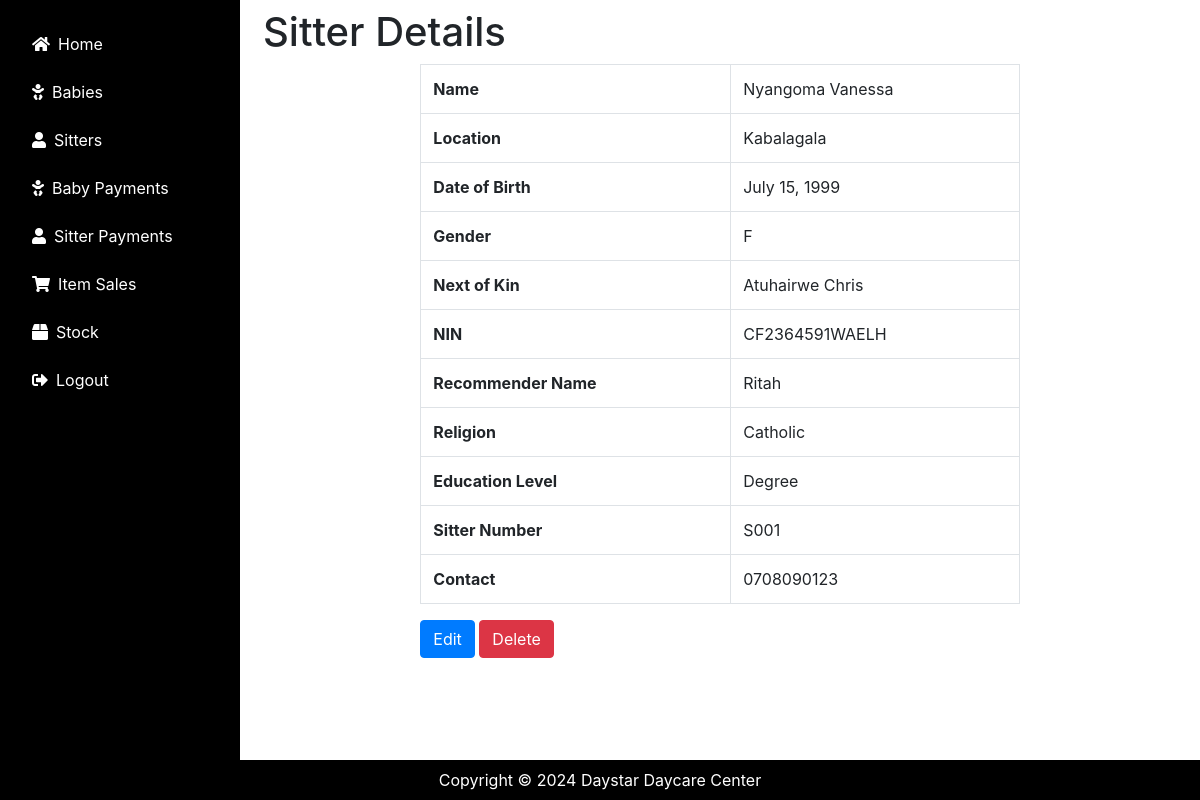
Screenshot of /sitters/1/ with the database file from the repository.
### daycare/models.py (models this page shows, shortened)
class Sitter(models.Model):
    s_name = models.CharField(max_length=20)
    location = models.CharField(max_length=20, default='Kabalagala')
    date_of_birth = models.DateField()
    gender = models.CharField(max_length=10, choices=[('M', 'Male'), ('F', 'Female')])
    next_of_kin = models.CharField(max_length=20)
    nin = models.CharField(max_length=20)
    recommender_name = models.CharField(max_length=20)
    religion = models.CharField(max_length=25, blank=True)
    education_level = models.CharField(max_length=255)
    sitter_number = models.CharField(max_length=8,  unique=True,blank=False, null=True)
    contact = models.CharField(max_length=15)

### daycare/views.py (the view)
# urls.py: path('sitters/<int:sitter_id>/', views.view_sitter, name='view_sitter'),
def view_sitter(request, sitter_id):
    sitter = get_object_or_404(Sitter, pk=sitter_id)
    return render(request, 'daycare/sitter_detail.html', {'sitter': sitter})

### daycare/templates/daycare/sitter_detail.html (shortened to what this page needs)
{% extends 'daycare/base.html' %}
{% block content %}
<!DOCTYPE html>
<html lang="en">
<head>
    <link rel="stylesheet" href="https://stackpath.bootstrapcdn.com/bootstrap/4.3.1/css/bootstrap.min.css">
</head>
<body>
<div class="container fluid">
    <h1>Sitter Details</h1>
    <div class="row">
        <div class="col-md-8 offset-md-2">
            <table class="table table-bordered">
                <tr>
                    <th>Name</th>
                    <td>{{ sitter.s_name }}</td>
                </tr>
                <tr>
                    <th>Location</th>
                    <td>{{ sitter.location }}</td>
                </tr>
                <tr>
                    <th>Date of Birth</th>
                    <td>{{ sitter.date_of_birth }}</td>
                </tr>
                <tr>
                    <th>Gender</th>
                    <td>{{ sitter.gender }}</td>
                </tr>
                <tr>
                    <th>Next of Kin</th>
                    <td>{{ sitter.next_of_kin }}</td>
                </tr>
                <tr>
                    <th>NIN</th>
                    <td>{{ sitter.nin }}</td>
                </tr>
                <tr>
                    <th>Recommender Name</th>
                    <td>{{ sitter.recommender_name }}</td>
                </tr>
                <tr>
                    <th>Religion</th>
                    <td>{{ sitter.religion }}</td>
                </tr>
                <tr>
                    <th>Education Level</th>
                    <td>{{ sitter.education_level }}</td>
                </tr>
                <tr>
                    <th>Sitter Number</th>
                    <td>{{ sitter.sitter_number }}</td>
                </tr>
                <tr>
                    <th>Contact</th>
                    <td>{{ sitter.contact }}</td>
                </tr>
            </table>
            <a href="{% url 'edit_sitter' sitter.id %}" class="btn btn-primary">Edit</a>
            <a href="{% url 'delete_sitter' sitter.id %}" class="btn btn-danger">Delete</a>
        </div>
    </div>
</div>
{% endblock %}

### rows the page displays
Sitter: s_name "Nyangoma Vanessa", location "Kabalagala", date_of_birth "July 15, 1999", gender "F", next_of_kin "Atuhairwe Chris", nin "CF2364591WAELH", recommender_name "Ritah", religion "Catholic", education_level "Degree", sitter_number "S001", contact "0708090123"
